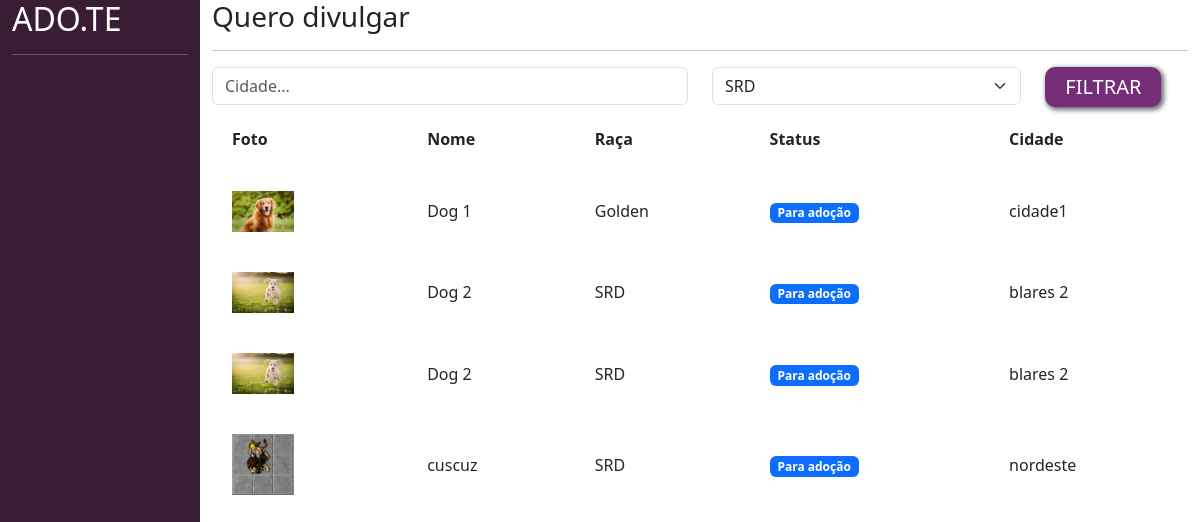
The app's page /adotar/ (signed in) with its own data.
### divulgar/models.py (models this page shows, shortened)
class Pet(models.Model):
    choices_status = (('P', 'Para adoção'),
                      ('A', 'Adotado'))
    usuario = models.ForeignKey(User, on_delete=models.DO_NOTHING)
    foto = models.ImageField(upload_to="fotos_pets")
    nome = models.CharField(max_length=100)
    descricao = models.TextField()
    estado = models.CharField(max_length=50)
    cidade = models.CharField(max_length=50)
    telefone = models.CharField(max_length=50)
    tags = models.ManyToManyField(Tag)
    raca = models.ForeignKey(Raca, on_delete=models.DO_NOTHING)
    status = models.CharField(max_length=1, choices=choices_status, default='P')

class Raca(models.Model):
  raca = models.CharField(max_length=50)
  def __str__(self):
    return self.raca

### adotar/views.py (the view)
# urls.py: path('', views.listar_pets, name="listar_pets"),
@login_required
def listar_pets(request):
    if request.method == "GET":
        pets = Pet.objects.filter(status="P")
        racas = Raca.objects.all()
        cidade = request.GET.get('cidade')
        raca_filter = request.GET.get('raca')
        if cidade:
            pets = pets.filter(cidade__icontains=cidade)    #isso serve para quando precisa pesquisar algo, mas por caracteres
        if raca_filter:
            pets = pets.filter(raca__id=raca_filter)       #filtrar pelo ID do pet
            raca_filter = Raca.objects.get(id=raca_filter)
        return render(request, 'listar_pets.html', {'pets': pets, 'racas': racas, 'cidade':cidade, 'raca_filter':raca_filter})

### adotar/templates/listar_pets.html (shortened to what this page needs)
{% load static %}
<!doctype html>
<html lang="pt-BR">
    <head>
    <link href="https://cdn.jsdelivr.net/npm/bootstrap@5.3.0-alpha1/dist/css/bootstrap.min.css" rel="stylesheet">
    <link href="{% static 'usuarios/css/cadastro.css' %}" rel="stylesheet">
    <link href="{% static 'adotar/css/listar_pets.css' %}" rel="stylesheet">
    </head>
    <body>
        <div class="container-fluid">
            <div class="row">
                <div class="col-md-2 bg-side sidebar">
                    <h2>ADO.TE</h2>
                    <hr>
                </div>
                <div class="col-md">
                    <div class="wrapper">
                        <div class="box width80">
                            <h3 class="font-vinho">Quero divulgar</h3>
                            <hr>
                            <form action="" method="">
                                <div class="row">
                                    <div class="col-md-6">
                                        <input type="text" placeholder="Cidade..." value="{% if cidade %} {{cidade}}{% endif %}" name="cidade" class="form-control">
                                    </div>
                                    <div class="col-md-4">
                                        <select class="form-select" name="raca">
                                          {% for raca in racas %}
                                          <option {% if raca_filter.id == raca.id%} selected {% endif %} value="{{raca.id}}">{{raca}}</option>
                                          {% endfor%}
                                        </select>
                                    </div>
                                    <div class="col-md-2">
                                        <input type="submit" class="btn-custom-secondary" value="FILTRAR">
                                    </div>
                                </div>
                            </form>
                             <table class="tabela" cellpadding="20">
                                <tr>
                                    <th>Foto</th>
                                    <th>Nome</th>
                                    <th>Raça</th>
                                    <th>Status</th>
                                    <th>Cidade</th>
                                </tr>
                                {% for pet in pets%}
                                    <tr class="tabela-linha">
                                        <td width="20%">
                                            <a href="{% url 'ver_pet' pet.id %}"><img width="40%" src="{{pet.foto.url}}"></a>
                                        </td>
                                        <td>
                                            {{pet.nome}}
                                        </td>
                                        <td>
                                            {{pet.raca}}
                                        </td>
                                        <td>
                                            {% if pet.status == "P" %}
                                                <span class="badge text-bg-primary">Para adoção</span>
                                            {% elif pet.status == "A" %}
                                                <span class="badge text-bg-success">Adotado</span>
                                            {% endif%}
                                        </td>
                                        <td>
                                            {{pet.cidade}}
                                        </td>
                                    </tr>
                                {% endfor %}
                            </table>
                        </div>
                    </div>
                </div>
            </div>
        </div>
    </body>
</html>

### templates/static/usuarios/css/cadastro.css (style rules this page uses)
.bg-side { background-color: #391D34; color: white; height: 100vh; }

### templates/static/adotar/css/listar_pets.css (style rules this page uses)
.btn-custom-secondary { background-color: #762D77; border: none; box-shadow: 2px 2px 5px 1px rgb(108, 108, 108); color: white; font-size: 20px; padding: 5px 20px 5px 20px; border-radius: 10px; }

### records on screen
Pet: foto (picture), nome "Dog 1", raca "Golden", status "Para adoção", cidade "cidade1"
Pet: foto (picture), nome "Dog 2", raca "SRD", status "Para adoção", cidade "blares 2"
Pet: foto (picture), nome "Dog 2", raca "SRD", status "Para adoção", cidade "blares 2"
Pet: foto (picture), nome "cuscuz", raca "SRD", status "Para adoção", cidade "nordeste"

### other values on screen
form field raca "SRD"
